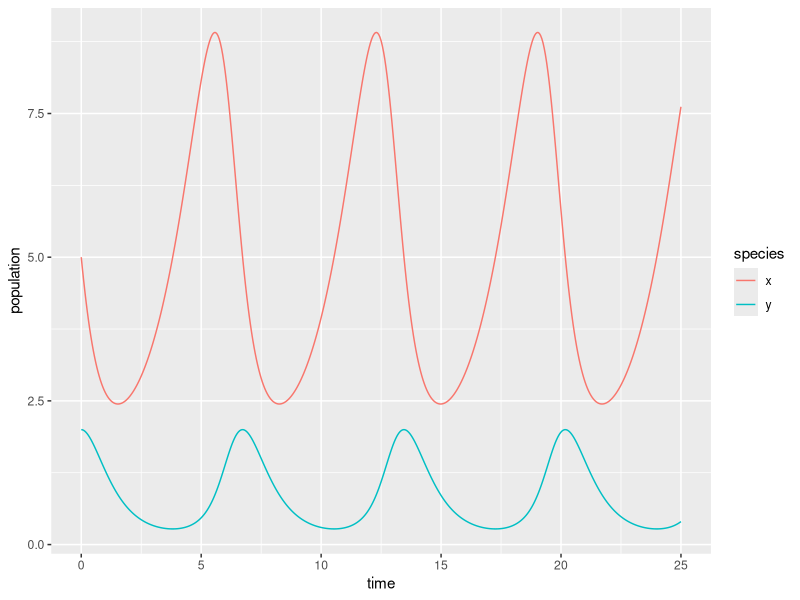

Source code (R):
## ---- chunk 1
knitr::opts_chunk$set(echo = TRUE)
library(tidyverse)
library(deSolve)
library(kableExtra)
## ---- chunk 2
# Create a sequence of times (days): 
time <- seq(0, 25, by = 0.05)

# Set some parameter values (these can change - keep it in mind):
# parameters <- c(alpha = .75, beta = 0.8, delta = 0.5, gamma = 1)
parameters <- c(alpha = 0.65, beta = 0.75, delta = 0.3, gamma = 1.5)

# Set the initial condition (prey and predator populations at t = 0).
# Recall: x = prey, y = predator
init_cond <- c(x = 5, y = 2)

# Prepare the series of differential equations as a function: 
lk_equations <- function(time, init_cond, parameters) {
  with(as.list(c(init_cond, parameters)), {
    dxdt = alpha * x - beta * x * y
    dydt = delta * x * y - gamma * y
    return(list(c(dxdt, dydt)))
  })
}

# Find the approximate the solution using `deSolve::ode()`:
approx_lk <- ode(y = init_cond, times = time, func = lk_equations, parms = parameters)

# Check the class: 
class(approx_lk)

# We really want this to be a data frame, and we want both prey (x) and predator (y) to be in the same column -- we'll learn why in EDS 221 (tidy data)
approx_lk_df <- data.frame(approx_lk) %>% 
  pivot_longer(cols = c(x,y), names_to = "species", values_to = "population")

# Plot it! 
ggplot(data = approx_lk_df, aes(x = time, y = population)) +
  geom_line(aes(color = species))
